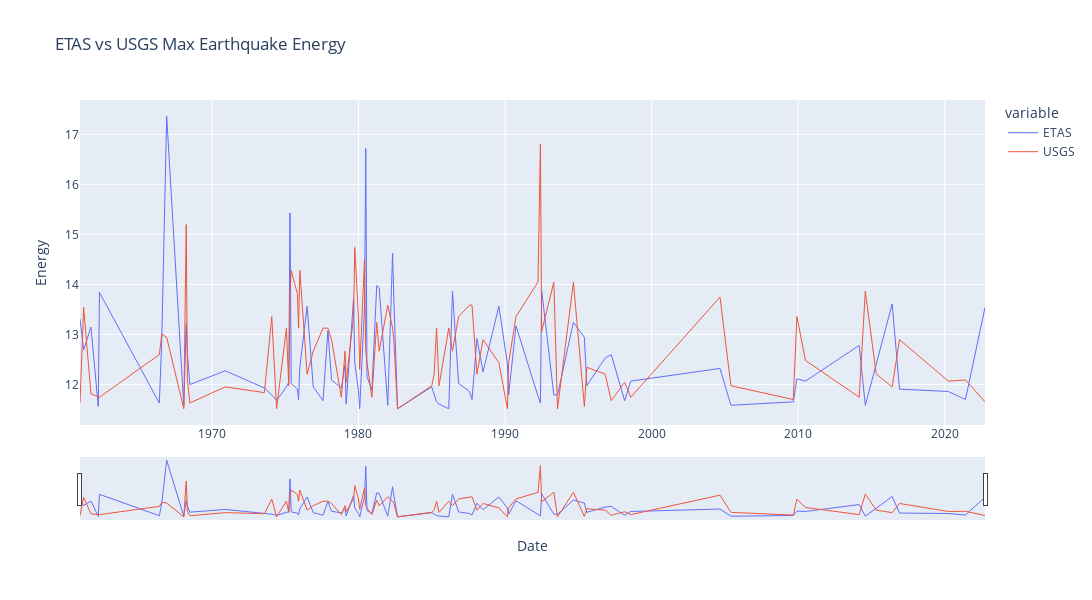

Notebook code for this chart:
### Code cell
# Max energy dataframe plot

# Create a Plotly figure
fig = px.line(max_energy_df, x='Date', y=['ETAS', 'USGS'], labels={'value': 'Energy'}, title='ETAS vs USGS Max Earthquake Energy')
fig.update_layout(
    width=1200,
    height=600,
)

fig.update_traces(line=dict(width=1.0))
# Add interactivity
fig.update_xaxes(rangeslider_visible=True)
fig.update_layout(dragmode='pan', hovermode='x')

# Show the interactive plot
fig.show()
